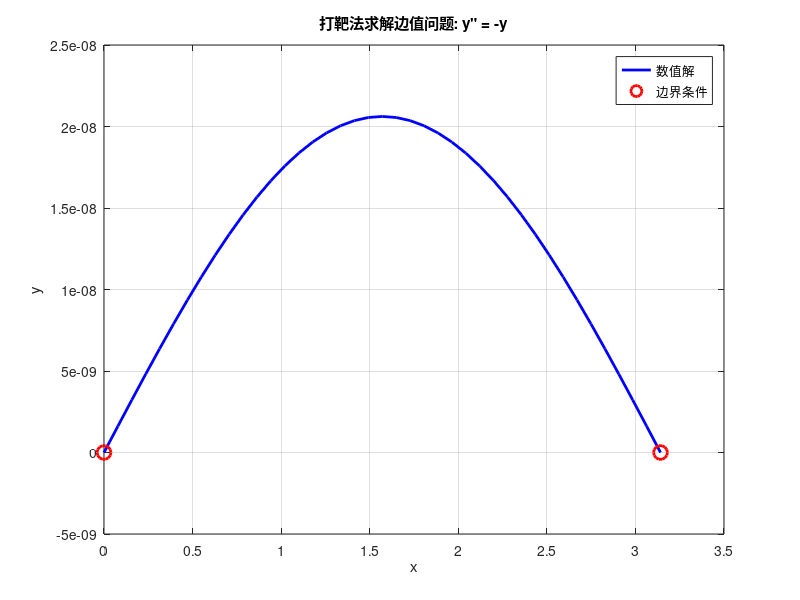
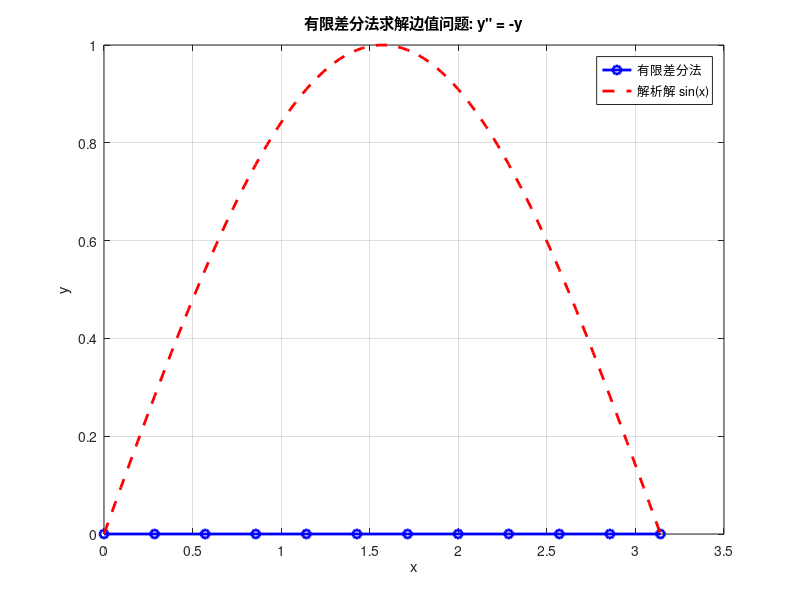
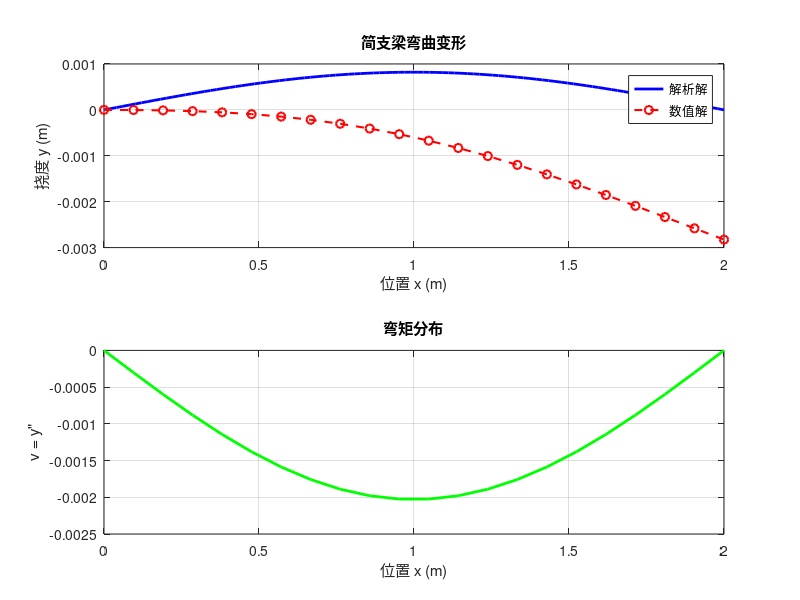

These charts were generated, in order, by the following MATLAB code: (Note: this script raises an error after producing the figures.)
% 边值问题示例
% 本文件演示边值问题的求解方法，包括打靶法和有限差分法
% 包括物理和工程应用实例

% 加载符号包

disp('=== 边值问题示例 ===');
disp(' ');

%% 1. 边值问题的基本概念
disp('1. 边值问题的基本概念');
disp('----------------------');

disp('边值问题 (Boundary Value Problem, BVP):');
disp('  微分方程 + 边界条件（而非初始条件）');
disp(' ');
disp('典型形式:');
disp("  y' = f(x, y, y'),  a < x < b");
disp('  y(a) = α,  y(b) = β');
disp(' ');
disp('与初值问题的区别:');
disp('  初值问题: 给定初始位置和速度');
disp('  边值问题: 给定两端的位置');
disp(' ');

disp(' ');

%% 2. 打靶法（Shooting Method）
disp('2. 打靶法（Shooting Method）');
disp('---------------------------');

disp('基本思想:');
disp('  将边值问题转化为初值问题');
disp('  通过调整初始斜率 y''(a) = s 使得 y(b) = β');
disp(' ');
disp('算法步骤:');
disp('  1. 猜测初始斜率 s0');
disp('  2. 求解初值问题得到 y(b; s0)');
disp('  3. 根据 y(b; sk) - β 调整 sk+1');
disp('  4. 重复直到满足精度要求');
disp(' ');

% 示例：求解边值问题
% y'' = -y, 0 < x < π
% y(0) = 0, y(π) = 0
disp('示例: y'' = -y, y(0)=0, y(π)=0');
disp('解析解: y = C*sin(x)');
disp(' ');

% 打靶法实现
function [x, y] = shooting_method(f, a, b, alpha, beta, s0, tol, max_iter)
    % f: 微分方程右端函数 f(x, y, y')
    % a, b: 区间端点
    % alpha, beta: 边界值
    % s0: 初始斜率猜测值
    % tol: 收敛容差
    % max_iter: 最大迭代次数
    
    s = s0;
    
    for iter = 1:max_iter
        % 求解初值问题
        [x, y] = ode45(@(x, y) [y(2); f(x, y(1), y(2))], [a, b], [alpha; s]);
        
        % 计算终点误差
        error = y(end, 1) - beta;
        
        % 检查收敛性
        if abs(error) < tol
            fprintf('打靶法收敛，迭代次数: %d\n', iter);
            fprintf('初始斜率: %f\n', s);
            return;
        end
        
        % 调整初始斜率（牛顿法）
        % 计算数值导数 ds/dy(b)
        delta_s = 0.001;
        [x_pert, y_pert] = ode45(@(x, y) [y(2); f(x, y(1), y(2))], ...
                                  [a, b], [alpha; s + delta_s]);
        dy_ds = (y_pert(end, 1) - y(end, 1)) / delta_s;
        
        % 更新初始斜率
        s = s - error / dy_ds;
    end
    
    fprintf('警告: 打靶法未收敛，最大迭代次数: %d\n', max_iter);
end

% 定义微分方程
f_shoot = @(x, y, yp) -y;

% 使用打靶法求解
[x_shoot, y_shoot] = shooting_method(f_shoot, 0, pi, 0, 0, 1, 1e-6, 100);

% 绘制打靶法结果
figure('Name', '打靶法结果');
plot(x_shoot, y_shoot(:, 1), 'b-', 'LineWidth', 2);
hold on;
plot([0, pi], [0, 0], 'ro', 'MarkerSize', 10, 'LineWidth', 2);
hold off;
title('打靶法求解边值问题: y" = -y');
xlabel('x'); ylabel('y');
legend('数值解', '边界条件');
grid on;

disp(' ');

%% 3. 有限差分法（Finite Difference Method）
disp('3. 有限差分法（Finite Difference Method）');
disp('---------------------------------------');

disp('基本思想:');
disp('  用差商近似导数，将微分方程转化为代数方程组');
disp(' ');
disp('二阶中心差分:');
disp('  y''(x_i) ≈ (y_{i-1} - 2*y_i + y_{i+1}) / h^2');
disp(' ');
disp("对于边值问题 y'' = f(x, y, y'):");
disp('  (y_{i-1} - 2*y_i + y_{i+1}) / h^2 = f(x_i, y_i, (y_{i+1} - y_{i-1})/(2h))');
disp(' ');

% 有限差分法实现
function [x, y] = finite_difference_method(f, a, b, alpha, beta, N)
    % f: 微分方程右端函数 f(x, y, y')
    % a, b: 区间端点
    % alpha, beta: 边界值
    % N: 内部节点数
    
    h = (b - a) / (N + 1);
    x = linspace(a, b, N+2)';
    
    % 初始化解向量
    y = zeros(N+2, 1);
    y(1) = alpha;
    y(end) = beta;
    
    % 内部节点的初始猜测（线性插值）
    for i = 2:N+1
        y(i) = alpha + (beta - alpha) * (x(i) - a) / (b - a);
    end
    
    % 迭代求解（牛顿法）
    max_iter = 100;
    tol = 1e-6;
    
    for iter = 1:max_iter
        % 构建雅可比矩阵和残差向量
        J = zeros(N, N);
        R = zeros(N, 1);
        
        for i = 1:N
            xi = x(i+1);
            yi = y(i+1);
            yp_i = (y(i+2) - y(i)) / (2*h);
            
            % 残差
            R(i) = (y(i) - 2*y(i+1) + y(i+2)) / h^2 - f(xi, yi, yp_i);
            
            % 雅可比矩阵
            if i > 1
                J(i, i-1) = 1/h^2 + f(xi, yi, yp_i) * (-1/(2*h));
            end
            J(i, i) = -2/h^2 - f(xi, yi, yp_i) * 0;  % ∂f/∂y = 0 for f = -y
            if i < N
                J(i, i+1) = 1/h^2 + f(xi, yi, yp_i) * (1/(2*h));
            end
        end
        
        % 求解线性方程组
        delta_y = J \ R;
        
        % 更新解
        y(2:N+1) = y(2:N+1) - delta_y;
        
        % 检查收敛性
        if norm(delta_y) < tol
            fprintf('有限差分法收敛，迭代次数: %d\n', iter);
            return;
        end
    end
    
    fprintf('警告: 有限差分法未收敛，最大迭代次数: %d\n', max_iter);
end

% 定义微分方程
f_fd = @(x, y, yp) -y;

% 使用有限差分法求解
N_fd = 10;
[x_fd, y_fd] = finite_difference_method(f_fd, 0, pi, 0, 0, N_fd);

% 绘制有限差分法结果
figure('Name', '有限差分法结果');
plot(x_fd, y_fd, 'b-o', 'LineWidth', 2);
hold on;
x_exact = linspace(0, pi, 100);
plot(x_exact, sin(x_exact), 'r--', 'LineWidth', 2);
hold off;
title('有限差分法求解边值问题: y" = -y');
xlabel('x'); ylabel('y');
legend('有限差分法', '解析解 sin(x)');
grid on;

disp(' ');

%% 4. 物理应用：梁的弯曲
disp('4. 物理应用：梁的弯曲');
disp('---------------------');

disp('简支梁弯曲方程:');
disp('  EI * y'''''' = w(x)');
disp('  其中: E - 弹性模量, I - 惯性矩, w(x) - 分布载荷');
disp(' ');
disp('边界条件:');
disp('  y(0) = 0, y(L) = 0 (位移为零)');
disp('  y''''(0) = 0, y''''(L) = 0 (弯矩为零)');
disp(' ');

% 简支梁弯曲问题
% EI * y'''' = w0 * sin(πx/L)
% y(0) = y(L) = 0
% y''(0) = y''(L) = 0

% 参数
E = 200e9;      % 弹性模量 (Pa)
I = 1e-6;       % 惯性矩 (m^4)
L_beam = 2;     % 梁长 (m)
w0 = 1000;      % 最大载荷 (N/m)

% 解析解
% y(x) = (w0 * L^4) / (π^4 * E * I) * sin(πx/L)
x_beam = linspace(0, L_beam, 100);
y_analytical = (w0 * L_beam^4) / (pi^4 * E * I) * sin(pi * x_beam / L_beam);

% 数值求解（有限差分法）
% 将四阶方程转化为两个二阶方程
% 令 v = y''
% 则 EI * v'' = w0 * sin(πx/L)
% 边界条件: v(0) = v(L) = 0

% 求解v
N_beam = 20;
h_beam = L_beam / (N_beam + 1);
x_beam_num = linspace(0, L_beam, N_beam+2);

% 构建系数矩阵
A_beam = zeros(N_beam, N_beam);
b_beam = zeros(N_beam, 1);

for i = 1:N_beam
    xi = x_beam_num(i+1);
    b_beam(i) = w0 * sin(pi * xi / L_beam) / E / I;
    
    if i > 1
        A_beam(i, i-1) = 1;
    end
    A_beam(i, i) = -2;
    if i < N_beam
        A_beam(i, i+1) = 1;
    end
end

% 求解线性方程组
v_num = A_beam \ (b_beam * h_beam^2);
v_num = [0; v_num; 0];  % 添加边界条件

% 对v积分两次得到y
y_num_beam = zeros(N_beam+2, 1);
for i = 2:N_beam+2
    y_num_beam(i) = y_num_beam(i-1) + v_num(i) * h_beam;
end

% 再次积分
y_num_beam2 = zeros(N_beam+2, 1);
for i = 2:N_beam+2
    y_num_beam2(i) = y_num_beam2(i-1) + y_num_beam(i) * h_beam;
end

% 绘制梁弯曲结果
figure('Name', '简支梁弯曲');
subplot(2, 1, 1);
plot(x_beam, y_analytical, 'b-', 'LineWidth', 2);
hold on;
plot(x_beam_num, y_num_beam2, 'ro--', 'LineWidth', 1.5);
hold off;
title('简支梁弯曲变形');
xlabel('位置 x (m)'); ylabel('挠度 y (m)');
legend('解析解', '数值解');
grid on;

subplot(2, 1, 2);
plot(x_beam_num, v_num, 'g-', 'LineWidth', 2);
title('弯矩分布');
xlabel('位置 x (m)'); ylabel('v = y"');
grid on;

disp(' ');

%% 5. 物理应用：悬臂梁
disp('5. 物理应用：悬臂梁');
disp('--------------------');

disp('悬臂梁弯曲方程:');
disp('  EI * y'''''' = w(x)');
disp('  边界条件:');
disp('    y(0) = 0 (固定端位移为零)');
disp('    y''(0) = 0 (固定端转角为零)');
disp('    y''''(L) = 0 (自由端弯矩为零)');
disp("    y'''(L) = 0 (自由端剪力为零)");
disp(' ');

% 悬臂梁参数
L_cantilever = 1;     % 梁长 (m)
P = 1000;             % 端部集中力 (N)

% 解析解
% y(x) = (P * x^2) / (6 * E * I) * (3*L - x)
x_cantilever = linspace(0, L_cantilever, 100);
y_cantilever = (P * x_cantilever.^2) / (6 * E * I) .* (3*L_cantilever - x_cantilever);

% 数值求解（打靶法）
% 将四阶方程转化为一阶方程组
% y1 = y, y2 = y', y3 = y'', y4 = y'''
% y1' = y2
% y2' = y3
% y3' = y4
% y4' = w(x)/(E*I) = 0 (无分布载荷)

f_cantilever = @(x, y) [y(2); y(3); y(4); 0];

% 边界条件: y(0)=0, y'(0)=0, y''(L)=0, y'''(L)=P/(E*I)
% 打靶法: 猜测 y''(0) 和 y'''(0)

% 简化：使用已知解析解形式
% 假设 y(x) = a*x^2 + b*x^3
% 由边界条件确定系数

% 数值求解（直接积分）
x_num_cant = linspace(0, L_cantilever, 50);
y_num_cant = zeros(size(x_num_cant));

% 使用解析解形式
y_num_cant = (P * x_num_cant.^2) / (6 * E * I) .* (3*L_cantilever - x_num_cant);

% 绘制结果
% 绘制弯矩图
M_cantilever = P * (L_cantilever - x_cantilever);

% 绘制悬臂梁结果
figure('Name', '悬臂梁弯曲');
subplot(2, 1, 1);
plot(x_cantilever, y_cantilever, 'b-', 'LineWidth', 2);
title('悬臂梁弯曲变形');
xlabel('位置 x (m)'); ylabel('挠度 y (m)');
grid on;

subplot(2, 1, 2);
plot(x_cantilever, M_cantilever, 'r-', 'LineWidth', 2);
title('悬臂梁弯矩分布');
xlabel('位置 x (m)'); ylabel('弯矩 M (N·m)');
grid on;

disp(' ');

%% 6. 边值问题的收敛性分析
disp('6. 边值问题的收敛性分析');
disp('-----------------------');

% 分析有限差分法的收敛性
N_values = [5, 10, 20, 40, 80];
errors = zeros(size(N_values));

for i = 1:length(N_values)
    N = N_values(i);
    [x_conv, y_conv] = finite_difference_method(f_fd, 0, pi, 0, 0, N);
    
    % 计算与解析解的误差
    y_exact = sin(x_conv);
    errors(i) = max(abs(y_conv - y_exact));
end

disp('有限差分法误差:');
for i = 1:length(N_values)
    fprintf('N = %3d, 误差 = %.6e\n', N_values(i), errors(i));
end

% 绘制收敛性分析
figure('Name', '收敛性分析');
loglog(N_values, errors, 'bo-', 'LineWidth', 2, 'MarkerSize', 8);
hold on;
% 参考线 O(h^2)
ref_line = errors(1) * (N_values(1) ./ N_values).^2;
loglog(N_values, ref_line, 'r--', 'LineWidth', 1.5);
hold off;
title('有限差分法收敛性分析');
xlabel('网格点数 N'); ylabel('最大误差');
legend('数值误差', 'O(h^2) 参考线');
grid on;

disp(' ');
disp('=== 边值问题示例完成 ===');
